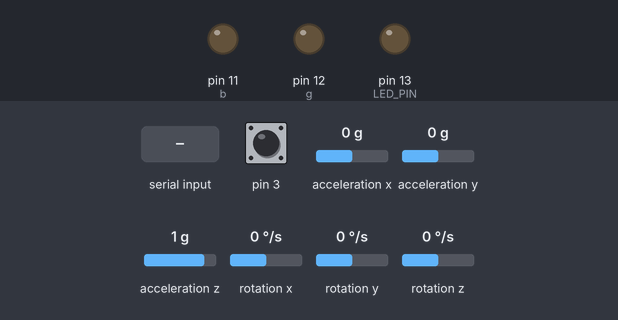
This sketch was run on a simulated Arduino Leonardo, built with avr-gcc and run on an emulated ATmega32U4. Shown: output pins drawn as LEDs (lit = HIGH). The test bench sets the inputs (shaded band); at power-on: rotation z 0 °/s, acceleration y 0 g, acceleration x 0 g, pin 3 HIGH, acceleration z 1 g, rotation x 0 °/s, rotation y 0 °/s. The sensor or clock chip raises its interrupt line as the real part does; what the sketch prints to the serial monitor is not drawn.

Above: at 0.8 s.
0.9 s: "1\n" received over Serial
3.9 s: rotation z set to -192 °/s
At 6.03 s:
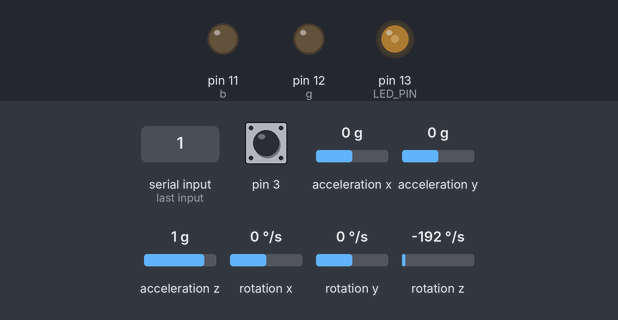
6.9 s: acceleration y set to -1.4 g
At 7.4 s:
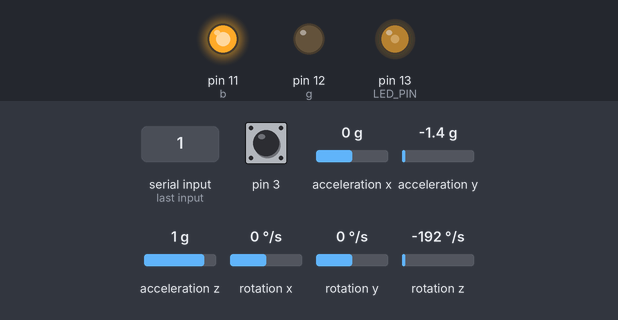
9.9 s: acceleration x set to -0.8 g
At 11.55 s:
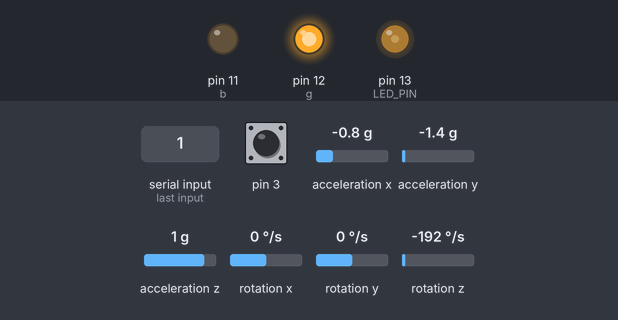
12.9 s: acceleration x set to 0.1 g
At 13.31 s:
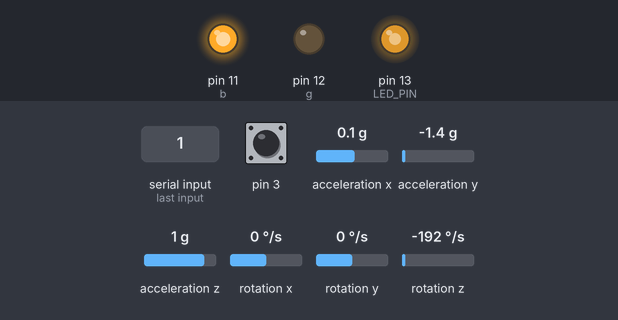
15.9 s: acceleration x set to 0 g
Timing chart, 0 to 33.5 s (numbered marks = the images above; inputs shaded):
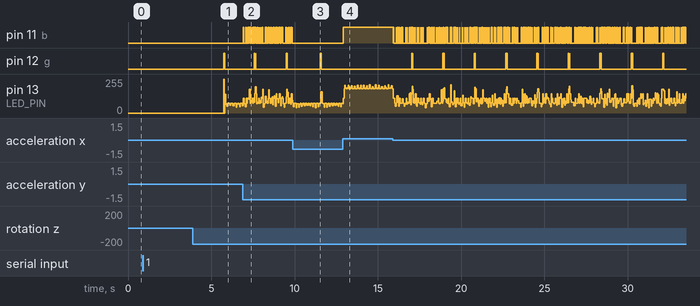

Measured:
- after the input at 3.9 s, pin 12 (g): LOW → HIGH after 1.8 s, → LOW 0.06 s later
- after the input at 9.9 s, pin 11 (b): stops changing and stays LOW
- after the input at 12.9 s, pin 11 (b): LOW → HIGH at once; pin 12 (g): stops changing and stays LOW

The sketch:

MPU6050_DMP6.ino
```cpp
// I2C device class (I2Cdev) demonstration Arduino sketch for MPU6050 class using DMP (MotionApps v2.0)
// 6/21/2012 by Jeff Rowberg <jeff@rowberg.net>
// Updates should (hopefully) always be available at https://github.com/jrowberg/i2cdevlib
//
// Changelog:
//      2013-05-08 - added seamless Fastwire support
//                 - added note about gyro calibration
//      2012-06-21 - added note about Arduino 1.0.1 + Leonardo compatibility error
//      2012-06-20 - improved FIFO overflow handling and simplified read process
//      2012-06-19 - completely rearranged DMP initialization code and simplification
//      2012-06-13 - pull gyro and accel data from FIFO packet instead of reading directly
//      2012-06-09 - fix broken FIFO read sequence and change interrupt detection to RISING
//      2012-06-05 - add gravity-compensated initial reference frame acceleration output
//                 - add 3D math helper file to DMP6 example sketch
//                 - add Euler output and Yaw/Pitch/Roll output formats
//      2012-06-04 - remove accel offset clearing for better results (thanks Sungon Lee)
//      2012-06-01 - fixed gyro sensitivity to be 2000 deg/sec instead of 250
//      2012-05-30 - basic DMP initialization working

/* ============================================
I2Cdev device library code is placed under the MIT license
Copyright (c) 2012 Jeff Rowberg

Permission is hereby granted, free of charge, to any person obtaining a copy
of this software and associated documentation files (the "Software"), to deal
in the Software without restriction, including without limitation the rights
to use, copy, modify, merge, publish, distribute, sublicense, and/or sell
copies of the Software, and to permit persons to whom the Software is
furnished to do so, subject to the following conditions:

The above copyright notice and this permission notice shall be included in
all copies or substantial portions of the Software.

THE SOFTWARE IS PROVIDED "AS IS", WITHOUT WARRANTY OF ANY KIND, EXPRESS OR
IMPLIED, INCLUDING BUT NOT LIMITED TO THE WARRANTIES OF MERCHANTABILITY,
FITNESS FOR A PARTICULAR PURPOSE AND NONINFRINGEMENT. IN NO EVENT SHALL THE
AUTHORS OR COPYRIGHT HOLDERS BE LIABLE FOR ANY CLAIM, DAMAGES OR OTHER
LIABILITY, WHETHER IN AN ACTION OF CONTRACT, TORT OR OTHERWISE, ARISING FROM,
OUT OF OR IN CONNECTION WITH THE SOFTWARE OR THE USE OR OTHER DEALINGS IN
THE SOFTWARE.
===============================================
*/

// I2Cdev and MPU6050 must be installed as libraries, or else the .cpp/.h files
// for both classes must be in the include path of your project
#include "I2Cdev.h"

#include "MPU6050_6Axis_MotionApps20.h"
//#include "MPU6050.h" // not necessary if using MotionApps include file

// Arduino Wire library is required if I2Cdev I2CDEV_ARDUINO_WIRE implementation
// is used in I2Cdev.h
#if I2CDEV_IMPLEMENTATION == I2CDEV_ARDUINO_WIRE
    #include "Wire.h"
#endif

// class default I2C address is 0x68
// specific I2C addresses may be passed as a parameter here
// AD0 low = 0x68 (default for SparkFun breakout and InvenSense evaluation board)
// AD0 high = 0x69
MPU6050 mpu;
//MPU6050 mpu(0x69); // <-- use for AD0 high

/* =========================================================================
   NOTE: In addition to connection 3.3v, GND, SDA, and SCL, this sketch
   depends on the MPU-6050's INT pin being connected to the Arduino's
   external interrupt #0 pin. On the Arduino Uno and Mega 2560, this is
   digital I/O pin 2.
 * ========================================================================= */

/* =========================================================================
   NOTE: Arduino v1.0.1 with the Leonardo board generates a compile error
   when using Serial.write(buf, len). The Teapot output uses this method.
   The solution requires a modification to the Arduino USBAPI.h file, which
   is fortunately simple, but annoying. This will be fixed in the next IDE
   release. For more info, see these links:

   http://arduino.cc/forum/index.php/topic,109987.0.html
   http://code.google.com/p/arduino/issues/detail?id=958
 * ========================================================================= */


// uncomment "OUTPUT_READABLE_QUATERNION" if you want to see the actual
// quaternion components in a [w, x, y, z] format (not best for parsing
// on a remote host such as Processing or something though)
// define OUTPUT_READABLE_QUATERNION

// uncomment "OUTPUT_READABLE_EULER" if you want to see Euler angles
// (in degrees) calculated from the quaternions coming from the FIFO.
// Note that Euler angles suffer from gimbal lock (for more info, see
// http://en.wikipedia.org/wiki/Gimbal_lock)
// #define OUTPUT_READABLE_EULER

// uncomment "OUTPUT_READABLE_YAWPITCHROLL" if you want to see the yaw/
// pitch/roll angles (in degrees) calculated from the quaternions coming
// from the FIFO. Note this also requires gravity vector calculations.
// Also note that yaw/pitch/roll angles suffer from gimbal lock (for
// more info, see: http://en.wikipedia.org/wiki/Gimbal_lock)
#define OUTPUT_READABLE_YAWPITCHROLL

// uncomment "OUTPUT_READABLE_REALACCEL" if you want to see acceleration
// components with gravity removed. This acceleration reference frame is
// not compensated for orientation, so +X is always +X according to the
// sensor, just without the effects of gravity. If you want acceleration
// compensated for orientation, us OUTPUT_READABLE_WORLDACCEL instead.
// #define OUTPUT_READABLE_REALACCEL

// uncomment "OUTPUT_READABLE_WORLDACCEL" if you want to see acceleration
// components with gravity removed and adjusted for the world frame of
// reference (yaw is relative to initial orientation, since no magnetometer
// is present in this case). Could be quite handy in some cases.
// #define OUTPUT_READABLE_WORLDACCEL

// uncomment "OUTPUT_TEAPOT" if you want output that matches the
// format used for the InvenSense teapot demo
// #define OUTPUT_TEAPOT


#define LED_PIN 13 // (Arduino is 13, Teensy is 11, Teensy++ is 6)
bool blinkState = false;

// MPU control/status vars
bool dmpReady = false;  // set true if DMP init was successful
uint8_t mpuIntStatus;   // holds actual interrupt status byte from MPU
uint8_t devStatus;      // return status after each device operation (0 = success, !0 = error)
uint16_t packetSize;    // expected DMP packet size (default is 42 bytes)
uint16_t fifoCount;     // count of all bytes currently in FIFO
uint8_t fifoBuffer[64]; // FIFO storage buffer

// orientation/motion vars
Quaternion q;           // [w, x, y, z]         quaternion container
VectorInt16 aa;         // [x, y, z]            accel sensor measurements
VectorInt16 aaReal;     // [x, y, z]            gravity-free accel sensor measurements
VectorInt16 aaWorld;    // [x, y, z]            world-frame accel sensor measurements
VectorFloat gravity;    // [x, y, z]            gravity vector
float euler[3];         // [psi, theta, phi]    Euler angle container
float ypr[3];           // [yaw, pitch, roll]   yaw/pitch/roll container and gravity vector

int r = 13 ;
int g = 12 ;
int b = 11 ;

// packet structure for InvenSense teapot demo
uint8_t teapotPacket[14] = { '$', 0x02, 0,0, 0,0, 0,0, 0,0, 0x00, 0x00, '\r', '\n' };


// ================================================================
// ===               INTERRUPT DETECTION ROUTINE                ===
// ================================================================

volatile bool mpuInterrupt = false;     // indicates whether MPU interrupt pin has gone high
void dmpDataReady() {
    mpuInterrupt = true;
}


// ================================================================
// ===                      INITIAL SETUP                       ===
// ================================================================

void setup() {
    // join I2C bus (I2Cdev library doesn't do this automatically)
    #if I2CDEV_IMPLEMENTATION == I2CDEV_ARDUINO_WIRE
        Wire.begin();
        TWBR = 24; // 400kHz I2C clock (200kHz if CPU is 8MHz)
    #elif I2CDEV_IMPLEMENTATION == I2CDEV_BUILTIN_FASTWIRE
        Fastwire::setup(400, true);
    #endif

    // initialize serial communication
    // (115200 chosen because it is required for Teapot Demo output, but it's
    // really up to you depending on your project)
    Serial.begin(115200);
    while (!Serial); // wait for Leonardo enumeration, others continue immediately

    // NOTE: 8MHz or slower host processors, like the Teensy @ 3.3v or Ardunio
    // Pro Mini running at 3.3v, cannot handle this baud rate reliably due to
    // the baud timing being too misaligned with processor ticks. You must use
    // 38400 or slower in these cases, or use some kind of external separate
    // crystal solution for the UART timer.

    // initialize device
    Serial.println(F("Initializing I2C devices..."));
    mpu.initialize();

    // verify connection
    Serial.println(F("Testing device connections..."));
    Serial.println(mpu.testConnection() ? F("MPU6050 connection successful") : F("MPU6050 connection failed"));

    // wait for ready
    Serial.println(F("\nSend any character to begin DMP programming and demo: "));
    while (Serial.available() && Serial.read()); // empty buffer
    while (!Serial.available());                 // wait for data
    while (Serial.available() && Serial.read()); // empty buffer again

    // load and configure the DMP
    Serial.println(F("Initializing DMP..."));
    devStatus = mpu.dmpInitialize();

    // supply your own gyro offsets here, scaled for min sensitivity
    mpu.setXGyroOffset(220);
    mpu.setYGyroOffset(76);
    mpu.setZGyroOffset(-85);
    mpu.setZAccelOffset(1788); // 1688 factory default for my test chip

    // make sure it worked (returns 0 if so)
    if (devStatus == 0) {
        // turn on the DMP, now that it's ready
        Serial.println(F("Enabling DMP..."));
        mpu.setDMPEnabled(true);

        // enable Arduino interrupt detection
        Serial.println(F("Enabling interrupt detection (Arduino external interrupt 0)..."));
        attachInterrupt(0, dmpDataReady, RISING);
        mpuIntStatus = mpu.getIntStatus();

        // set our DMP Ready flag so the main loop() function knows it's okay to use it
        Serial.println(F("DMP ready! Waiting for first interrupt..."));
        dmpReady = true;

        // get expected DMP packet size for later comparison
        packetSize = mpu.dmpGetFIFOPacketSize();
    } else {
        // ERROR!
        // 1 = initial memory load failed
        // 2 = DMP configuration updates failed
        // (if it's going to break, usually the code will be 1)
        Serial.print(F("DMP Initialization failed (code "));
        Serial.print(devStatus);
        Serial.println(F(")"));
    }

    // configure LED for output
    pinMode(LED_PIN, OUTPUT);
    pinMode(r, OUTPUT) ;
    pinMode(g, OUTPUT) ;
    pinMode(b, OUTPUT) ;
}


// ================================================================
// ===                    MAIN PROGRAM LOOP                     ===
// ================================================================

void loop() {
    // if programming failed, don't try to do anything
    if (!dmpReady) return;

    // wait for MPU interrupt or extra packet(s) available
    while (!mpuInterrupt && fifoCount < packetSize) {
        // other program behavior stuff here
        // .
        // .
        // .
        // if you are really paranoid you can frequently test in between other
        // stuff to see if mpuInterrupt is true, and if so, "break;" from the
        // while() loop to immediately process the MPU data
        // .
        // .
        // .
    }

    // reset interrupt flag and get INT_STATUS byte
    mpuInterrupt = false;
    mpuIntStatus = mpu.getIntStatus();

    // get current FIFO count
    fifoCount = mpu.getFIFOCount();

    // check for overflow (this should never happen unless our code is too inefficient)
    if ((mpuIntStatus & 0x10) || fifoCount == 1024) {
        // reset so we can continue cleanly
        mpu.resetFIFO();
        Serial.println(F("FIFO overflow!"));

    // otherwise, check for DMP data ready interrupt (this should happen frequently)
    } else if (mpuIntStatus & 0x02) {
        // wait for correct available data length, should be a VERY short wait
        while (fifoCount < packetSize) fifoCount = mpu.getFIFOCount();

        // read a packet from FIFO
        mpu.getFIFOBytes(fifoBuffer, packetSize);

        // track FIFO count here in case there is > 1 packet available
        // (this lets us immediately read more without waiting for an interrupt)
        fifoCount -= packetSize;

        #ifdef OUTPUT_READABLE_QUATERNION
            // display quaternion values in easy matrix form: w x y z
            mpu.dmpGetQuaternion(&q, fifoBuffer);
            Serial.print("quat\t");
            Serial.print(q.w);
            Serial.print("\t");
            Serial.print(q.x);
            Serial.print("\t");
            Serial.print(q.y);
            Serial.print("\t");
            Serial.println(q.z);
        #endif

        #ifdef OUTPUT_READABLE_EULER
            // display Euler angles in degrees
            mpu.dmpGetQuaternion(&q, fifoBuffer);
            mpu.dmpGetEuler(euler, &q);
            Serial.print("euler\t");
            Serial.print(euler[0] * 180/M_PI);
            Serial.print("\t");
            Serial.print(euler[1] * 180/M_PI);
            Serial.print("\t");
            Serial.println(euler[2] * 180/M_PI);
        #endif

       if (ypr[2]* 180/M_PI>-75 && ypr[2]* 180/M_PI<-65){
            Serial.println("6");
            digitalWrite(r, HIGH);
            digitalWrite(g, LOW);
            digitalWrite(b, LOW);
        } else if (ypr[2]* 180/M_PI>65 && ypr[2]* 180/M_PI<75){
            Serial.println("5");
            digitalWrite(r, LOW);
            digitalWrite(g, HIGH);
            digitalWrite(b, LOW);
        } else if (ypr[1]* 180/M_PI>65 && ypr[1]* 180/M_PI<75){
            Serial.println("4");
            digitalWrite(r, LOW);
            digitalWrite(g, LOW);
            digitalWrite(b, HIGH);
        } else if (ypr[1]* 180/M_PI>-75 && ypr[1]* 180/M_PI<-65){
            Serial.println("3");
            digitalWrite(r, HIGH);
            digitalWrite(g, HIGH);
            digitalWrite(b, HIGH);
        } else if (ypr[1]* 180/M_PI>0 && ypr[1]* 180/M_PI<10){
            Serial.println("2");
            digitalWrite(r, HIGH);
            digitalWrite(g, LOW);
            digitalWrite(b, HIGH);
        } else if (ypr[0]* 180/M_PI>-10&& ypr[0]<0){
            Serial.println("1");
            digitalWrite(r, 40);
            digitalWrite(g, 95);
            digitalWrite(b, 0);
        }else{
            Serial.println("0");
            digitalWrite(r, LOW);
            digitalWrite(g, LOW);
            digitalWrite(b, LOW);
        }

        #ifdef OUTPUT_READABLE_YAWPITCHROLL
            // display Euler angles in degrees
            mpu.dmpGetQuaternion(&q, fifoBuffer);
            mpu.dmpGetGravity(&gravity, &q);
            mpu.dmpGetYawPitchRoll(ypr, &q, &gravity);
            Serial.print("ypr\t");
            Serial.print(ypr[0] * 180/M_PI);
            Serial.print("\t");
            Serial.print(ypr[1] * 180/M_PI);
            Serial.print("\t");
            Serial.println(ypr[2] * 180/M_PI);
            // Serial.println(gravity);
            //delay(400);
        #endif

        #ifdef OUTPUT_READABLE_REALACCEL
            // display real acceleration, adjusted to remove gravity
            mpu.dmpGetQuaternion(&q, fifoBuffer);
            mpu.dmpGetAccel(&aa, fifoBuffer);
            mpu.dmpGetGravity(&gravity, &q);
            mpu.dmpGetLinearAccel(&aaReal, &aa, &gravity);
            Serial.print("areal\t");
            Serial.print(aaReal.x);
            Serial.print("\t");
            Serial.print(aaReal.y);
            Serial.print("\t");
            Serial.println(aaReal.z);
            delay(500);
        #endif

        #ifdef OUTPUT_READABLE_WORLDACCEL
            // display initial world-frame acceleration, adjusted to remove gravity
            // and rotated based on known orientation from quaternion
            mpu.dmpGetQuaternion(&q, fifoBuffer);
            mpu.dmpGetAccel(&aa, fifoBuffer);
            mpu.dmpGetGravity(&gravity, &q);
            mpu.dmpGetLinearAccel(&aaReal, &aa, &gravity);
            mpu.dmpGetLinearAccelInWorld(&aaWorld, &aaReal, &q);
            Serial.print("aworld\t");
            Serial.print(aaWorld.x);
            Serial.print("\t");
            Serial.print(aaWorld.y);
            Serial.print("\t");
            Serial.println(aaWorld.z);
        #endif

        #ifdef OUTPUT_TEAPOT
            // display quaternion values in InvenSense Teapot demo format:
            teapotPacket[2] = fifoBuffer[0];
            teapotPacket[3] = fifoBuffer[1];
            teapotPacket[4] = fifoBuffer[4];
            teapotPacket[5] = fifoBuffer[5];
            teapotPacket[6] = fifoBuffer[8];
            teapotPacket[7] = fifoBuffer[9];
            teapotPacket[8] = fifoBuffer[12];
            teapotPacket[9] = fifoBuffer[13];
            Serial.write(teapotPacket, 14);
            teapotPacket[11]++; // packetCount, loops at 0xFF on purpose
        #endif

        // blink LED to indicate activity
        blinkState = !blinkState;
        digitalWrite(LED_PIN, blinkState);
    }
}
```
